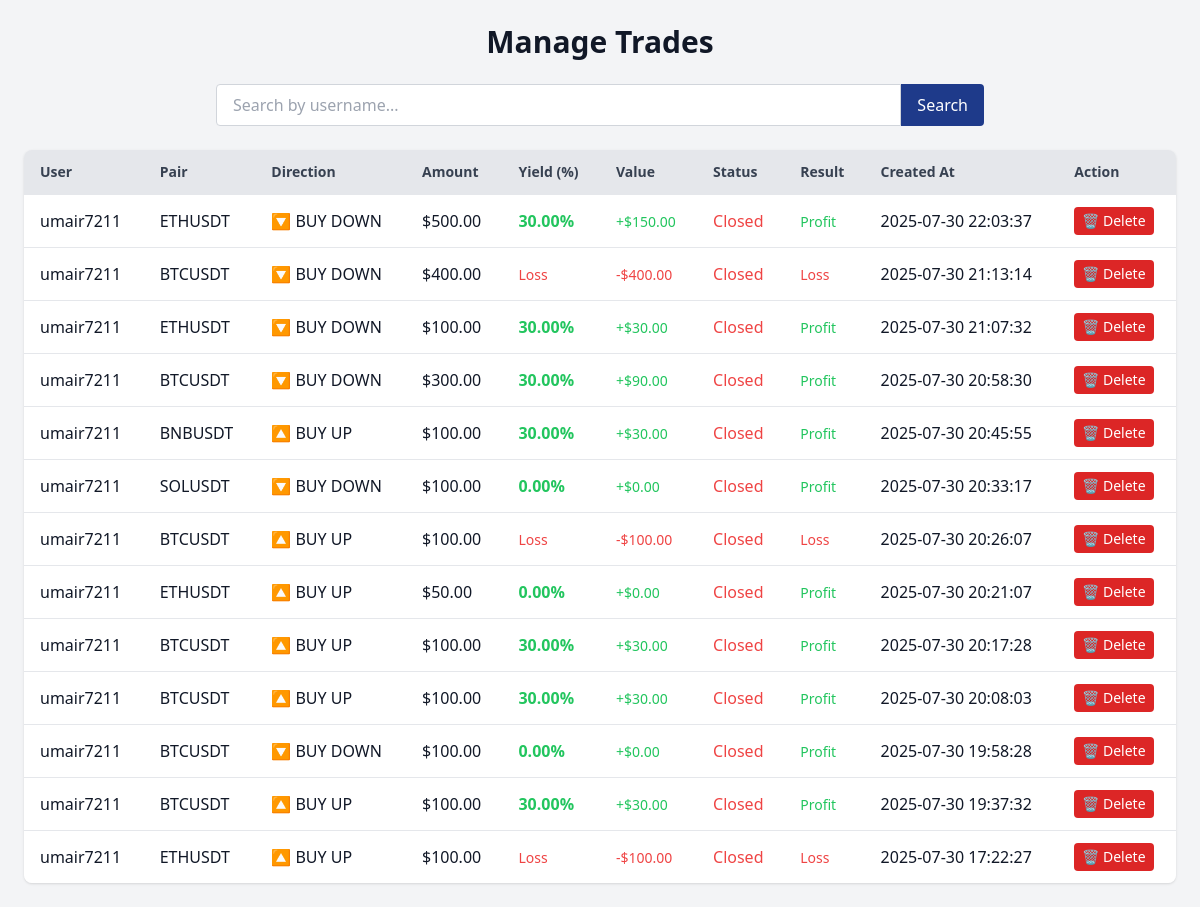
/ad/manage_trades/ (signed in), run on an earlier commit of the app's database.
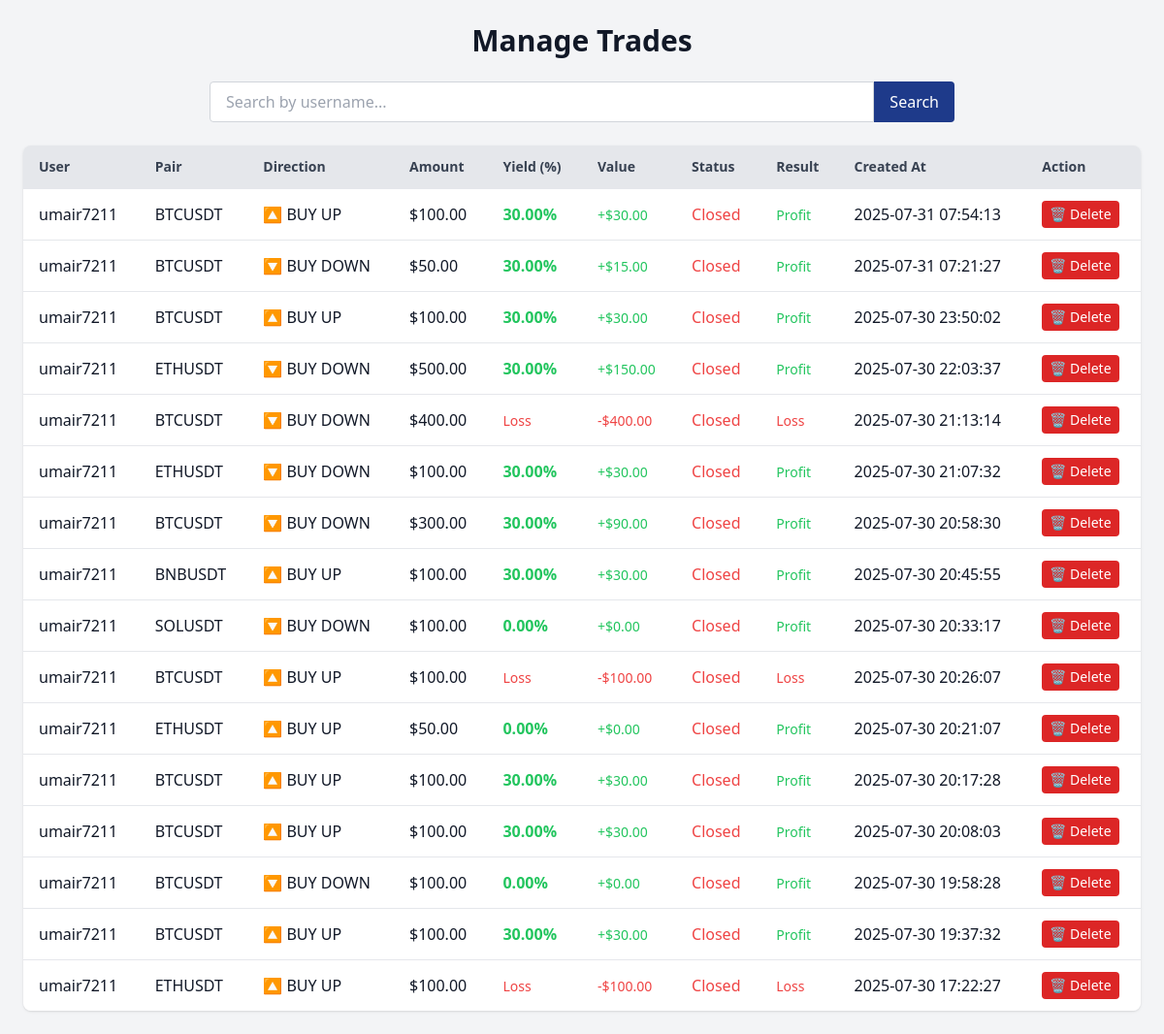
And on a later commit of the database.
### powerdigital_app/models.py (models this page shows, shortened)
class TradeOrder(models.Model):
    user = models.ForeignKey(User, on_delete=models.CASCADE)
    pair = models.CharField(max_length=20)
    direction = models.CharField(max_length=20)
    amount = models.DecimalField(max_digits=20, decimal_places=8)
    expiry_time = models.IntegerField()
    balance = models.DecimalField(max_digits=20, decimal_places=8)
    potential_profit = models.DecimalField(max_digits=20, decimal_places=8, default=0)
    expires_at = models.DateTimeField()
    is_closed = models.BooleanField(default=False)
    created_at = models.DateTimeField(auto_now_add=True)
    result = models.CharField(max_length=10, choices=TRADE_RESULTS, blank=True, null=True)
    yield_percent = models.DecimalField(max_digits=5, decimal_places=2, default=Decimal("0.00"))
    manual_profit = models.DecimalField(max_digits=20, decimal_places=8, default=0)
    entry_price = models.DecimalField(max_digits=20, decimal_places=8, null=True, blank=True)
    exit_price = models.DecimalField(max_digits=20, decimal_places=8, null=True, blank=True)
    actual_result = models.CharField(
        max_length=10, choices=[("profit", "Profit"), ("loss", "Loss")], blank=True, null=True
    )
    result = models.CharField(  # This will be admin-controlled final result
        max_length=10, choices=[("profit", "Profit"), ("loss", "Loss")], blank=True, null=True
    )

### powerdigital_app/views.py (the view, shortened to what this page needs)
# urls.py: path('ad/manage_trades/', views.admin_manage_trades, name='admin_manage_trades'),
@login_required
def admin_manage_trades(request):
    if not request.user.is_staff:
        return redirect('home')
    search_query = request.GET.get("q", "").strip()
    trades = TradeOrder.objects.all().order_by('-created_at')
    if search_query:
        trades = trades.filter(Q(user__username__icontains=search_query))
    return render(request, "admins/manage_trades.html", {"trades": trades, "search_query":search_query})

### powerdigital_app/templates/admins/manage_trades.html (shortened to what this page needs)
{% load static %}
<!DOCTYPE html>
<html lang="en">
	<head>
		<script src="https://cdn.tailwindcss.com"></script>
	</head>
	<body
		class="bg-gray-100 dark:bg-gray-900 text-gray-900 dark:text-gray-100 p-6 min-h-screen"
	>
		<h2 class="text-3xl font-bold mb-6 text-center">Manage Trades</h2>
		<form
			method="get"
			class="my-6 max-w-3xl mx-auto w-full flex justify-center"
		>
			<input
				type="text"
				name="q"
				placeholder="Search by username..."
				value="{{ search_query }}"
				class="px-4 py-2 w-full rounded-l border border-gray-300 outline-none text-black"
			/>
			<button
				type="submit"
				class="px-4 py-2 bg-blue-900 hover:bg-blue-800 duration-300 text-white rounded-r"
			>
				Search
			</button>
		</form>
		<div class="overflow-x-auto rounded-lg shadow">
			<table class="min-w-full divide-y divide-gray-200 dark:divide-gray-700">
				<thead class="bg-gray-200 dark:bg-gray-800">
					<tr>
						<th
							class="px-4 py-3 text-left text-sm font-semibold text-gray-700 dark:text-gray-300"
						>
							User
						</th>
						<th
							class="px-4 py-3 text-left text-sm font-semibold text-gray-700 dark:text-gray-300"
						>
							Pair
						</th>
						<th
							class="px-4 py-3 text-left text-sm font-semibold text-gray-700 dark:text-gray-300"
						>
							Direction
						</th>
						<th
							class="px-4 py-3 text-left text-sm font-semibold text-gray-700 dark:text-gray-300"
						>
							Amount
						</th>
						<th
							class="px-4 py-3 text-left text-sm font-semibold text-gray-700 dark:text-gray-300"
						>
							Yield (%)
						</th>
						<th
							class="px-4 py-3 text-left text-sm font-semibold text-gray-700 dark:text-gray-300"
						>
							Value
						</th>
						<th
							class="px-4 py-3 text-left text-sm font-semibold text-gray-700 dark:text-gray-300"
						>
							Status
						</th>
						<th
							class="px-4 py-3 text-left text-sm font-semibold text-gray-700 dark:text-gray-300"
						>
							Result
						</th>
						<th
							class="px-4 py-3 text-left text-sm font-semibold text-gray-700 dark:text-gray-300"
						>
							Created At
						</th>
						<th
							class="px-4 py-3 text-left text-sm font-semibold text-gray-700 dark:text-gray-300"
						>
							Action
						</th>
					</tr>
				</thead>
				<tbody
					class="bg-white dark:bg-gray-800 divide-y divide-gray-200 dark:divide-gray-700"
				>
					{% for trade in trades %}
					<tr>
						<td class="px-4 py-3">{{ trade.user.username }}</td>
						<td class="px-4 py-3">{{ trade.pair }}</td>
						<td class="px-4 py-3 uppercase">
							{% if trade.direction == "up" %} 🔼 Buy Up
							{% elif trade.direction == "down" %} 🔽 Buy Down {% else %}
							{{ trade.direction }} {% endif %}
						</td>
						<td class="px-4 py-3">${{ trade.amount|floatformat:2}}</td>
						<td class="px-4 py-3">
							{% if trade.result == "profit" %}
							<span class="text-green-500 font-semibold"
								>{{ trade.yield_percent }}%</span
							>
							{% elif trade.result == "loss" %}
							<span class="text-red-500 text-sm">Loss</span>
							{% else %}
							<span class="text-yellow-500 text-sm"> Pending</span>
							{% endif %}
						</td>
						<td class="px-4 py-3">
							{% if trade.result == 'profit' %}
							<span class="text-green-500 text-sm"
								>+${{ trade.manual_profit|floatformat:2 }}</span
							>
							{% elif trade.result == 'loss' %}
							<span class="text-red-500 text-sm"
								>-${{ trade.amount|floatformat:2 }}</span
							>
							{% else %}
							<span class="text-yellow-500 text-sm">Pending</span>
							{% endif %}
						</td>
						<td class="px-4 py-3">
							{% if trade.is_closed %}
							<span class="text-red-500 font-medium">Closed</span>
							{% else %}
							<span class="text-green-500 font-medium">Open</span>
							{% endif %}
						</td>
						<td class="px-4 py-3">
							{% if trade.result == 'profit' %}
							<span class="text-green-500 text-sm">Profit</span>
							{% elif trade.result == 'loss' %}
							<span class="text-red-500 text-sm">Loss</span>
							{% else %}
							<span class="text-yellow-500 text-sm">Pending</span>
							{% endif %}
						</td>
						<td class="px-4 py-3">{{ trade.created_at|date:"Y-m-d H:i:s" }}</td>
						<td class="px-4 py-3 space-y-1">
							 {% if trade.is_closed %}
							<form
								method="POST"
								onsubmit="return confirm('Are you sure you want to delete this trade?')"
							>
								<button
									type="submit"
									class="bg-red-600 duration-300 hover:bg-red-700 text-white px-2 py-1 rounded text-sm"
								>
									🗑️ Delete
								</button>
							</form>
							{% endif %}
						</td>
					</tr>
					{% endfor %}
				</tbody>
			</table>
		</div>
	</body>
</html>

What changed in the data, as far as the page shows it:
added TradeOrder: user.username "umair7211", pair "BTCUSDT", direction "🔼 BUY UP", amount "100.00", yield_percent "30.00", manual_profit "30.00", is_closed "Closed", result "Profit", created_at "2025-07-31 07:54:13"
added TradeOrder: user.username "umair7211", pair "BTCUSDT", direction "🔽 BUY DOWN", amount "50.00", yield_percent "30.00", manual_profit "15.00", is_closed "Closed", result "Profit", created_at "2025-07-31 07:21:27"
added TradeOrder: user.username "umair7211", pair "BTCUSDT", direction "🔼 BUY UP", amount "100.00", yield_percent "30.00", manual_profit "30.00", is_closed "Closed", result "Profit", created_at "2025-07-30 23:50:02"
